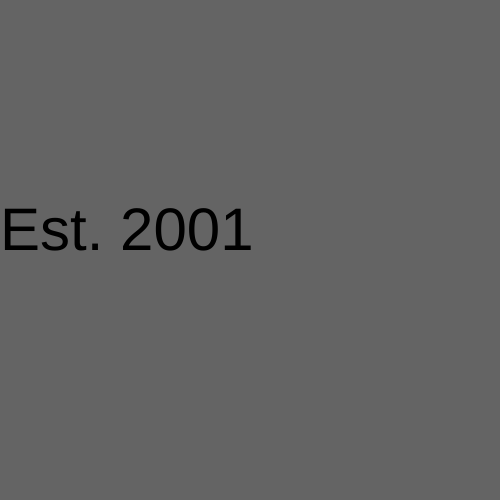
Frame 1 (no input)
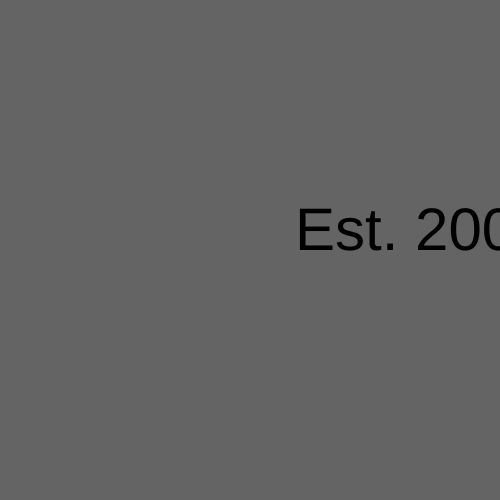
Frame 60 (no input)
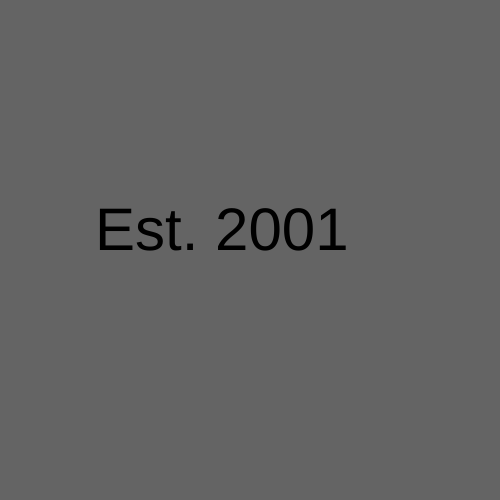
Frame 120 (the mouse pressed at the canvas centre since frame 60)

The p5.js sketch that drew these frames (run headless with seeded random() and noise() and a simulated clock; from frame 60 on, the mouse is pressed at the canvas centre):

// p5.js sketch
// ── sketch.js
var x= 0;

function setup() {
  createCanvas(500, 500);
}

function draw() {
background(100);
textSize(60);
text("Est. 2001", x, height/2,) ;

x = x+5;

if (x >= width ) {

x=0;

}


}
